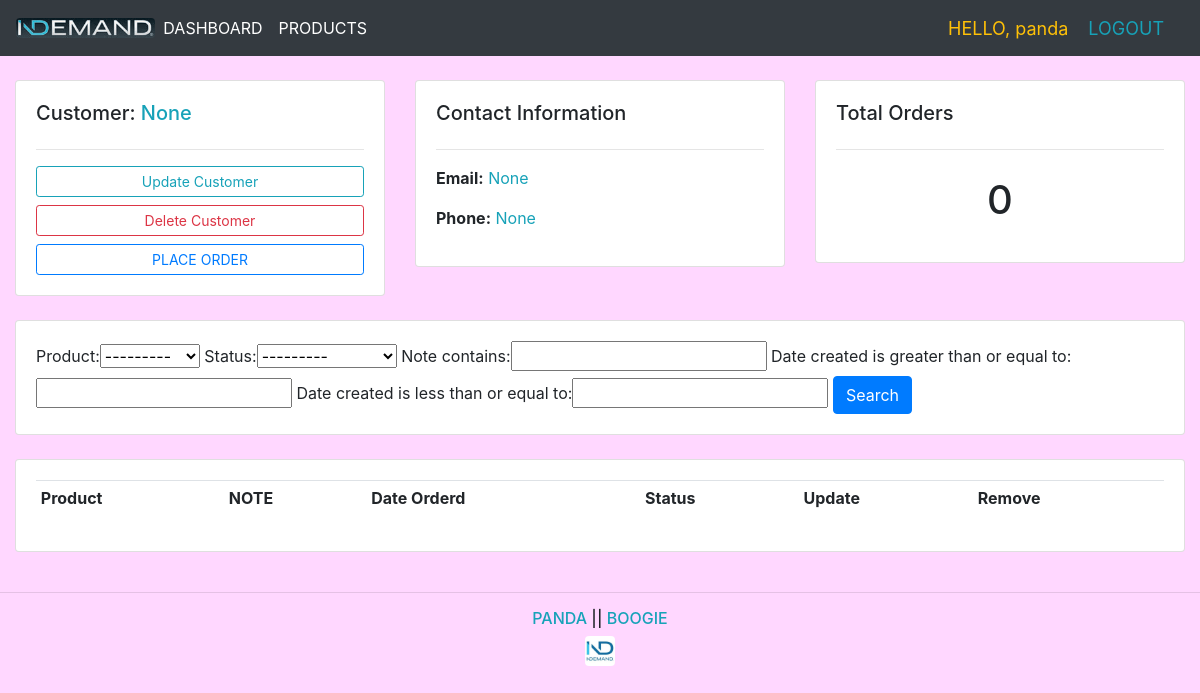
Page /customer/5/ (signed in) on the committed database.
### accounts/models.py (models this page shows, shortened)
class Customer(models.Model):
    user = models.OneToOneField(User, null=True, blank=True, on_delete=models.CASCADE)
    name = models.CharField(max_length=200, null=True)
    phone = models.CharField(max_length=200, null=True)
    email = models.CharField(max_length=200, null=True)
    profile_pic = models.ImageField(default='logo2.png', null=True, blank=True)
    date_created = models.DateTimeField(auto_now_add=True, null=True)

### accounts/decorators.py (the view)
        def wrapper_func(request, *args, **kwargs):
            group = None
            if request.user.groups.exists():
                group = request.user.groups.all()[0].name
            if group in allowed_roles:
                return view_func(request, *args, **kwargs)
            else:
                return HttpResponse('You are not authorized to view this page.')

### accounts/models.py (called while the page is built)
    def __str__(self):
        return self.name

### accounts/views.py (called while the page is built)
@login_required(login_url='login')
@allowed_users(allowed_roles=['admin'])
def customer(request, pk):
    customer = Customer.objects.get(id=pk)
    orders = customer.order_set.all()
    orders_count = orders.count()
    myFilter = OrderFilter(request.GET, queryset=orders)
    orders = myFilter.qs
    context = {
        'customer': customer,
        'orders': orders,
        'orders_count': orders_count,
        'myFilter': myFilter
    }
    return render(request, 'accounts/customer.html', context)

### accounts/templates/accounts/customer.html (shortened to what this page needs)
{% extends 'accounts/main.html' %}
{% block content %}
<br/>
<div class="row">
	<div class="col-md">
		<div class="card card-body">
			<h5>Customer: <span class="text-info">{{ customer.name }}</span></h5>
			<hr>
			<a class="btn btn-outline-info  btn-sm btn-block" href="">Update Customer</a>
			<a class="btn btn-outline-danger  btn-sm btn-block" href="">Delete Customer</a>
			<a class="btn btn-outline-primary  btn-sm btn-block" href="{% url 'create_order' customer.id %}">PLACE ORDER</a>
		</div>
	</div>
	<div class="col-md">
		<div class="card card-body">
			<h5>Contact Information</h5>
			<hr>
			<p><b>Email:</b> <span class="text-info">{{ customer.email }}</span></p>
			<p><b>Phone:</b> <span class="text-info">{{ customer.phone }}</span></p>
		</div>
	</div>
	<div class="col-md">
		<div class="card card-body">
			<h5>Total Orders</h5>
			<hr>
			<h1 style="text-align: center;padding: 10px">{{ orders_count }}</h1>
		</div>
	</div>
</div>
<br>
<div class="row">
	<div class="col">
		<div class="card card-body">
			<form method="get">
				{{ myFilter.form }}
		    	<button class="btn btn-primary" type="submit">Search</button>
		  </form>
		</div>
	</div>
</div>
<br>
<div class="row">
	<div class="col-md">
		<div class="card card-body">
			<table class="table table-sm">
				<tr>
					<th>Product</th>
					<th>NOTE</th>
					<th>Date Orderd</th>
					<th>Status</th>
					<th>Update</th>
					<th>Remove</th>
				</tr>
			</table>
		</div>
	</div>
</div>
{% endblock %}

### accounts/templates/accounts/navbar.html (shortened to what this page needs)
{% load static %}
<nav class="navbar navbar-expand-lg navbar-dark bg-dark">
  <img src="{% static 'images/logo4.png' %}" class="rounded" height=20>
  <div class="collapse navbar-collapse" id="navbarNav">
    <ul class="navbar-nav">
      {% if request.user.is_staff %}
        <li class="nav-item active">
          <a class="nav-link" href="{% url 'home' %}">DASHBOARD</a>
        </li>
        <li class="nav-item active">
          <a class="nav-link" href="{% url 'products' %}">PRODUCTS</a>
        </li>
      {% else %}
        <li class="nav-item active">
          <a class="nav-link" href="{% url 'account' %}">SETTINGS</a>
        </li>
      {% endif %}
    </ul>
  </div>
  <span class="text-warning nav-auth-items">HELLO, {{ request.user }}</span>
  <span class="nav-auth-items" ><a class="text-info" href="{% url 'logout' %}">LOGOUT</a></span>
</nav>

### static/css/main.css (style rules this page uses)
body { background-color: #FFD7FF; }
.nav-auth-items { font-size: 18px; margin-right: 20px; }

### rows in the picture
Customer: name "None", email "None", phone "None"

### other values in the picture
{{ request.user }} "panda"
{{ orders_count }} "0"
